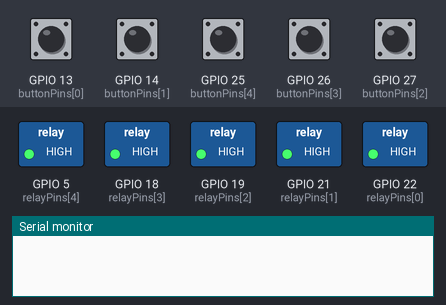
This program was run on a simulated ESP32. Parts: switched loads named in the program (green lamp = pin HIGH), the last lines printed to the serial monitor. The test bench sets the inputs (shaded band); at power-on: GPIO 13 (buttonPins[0]), GPIO 14 (buttonPins[1]), GPIO 25 (buttonPins[4]), GPIO 26 (buttonPins[3]), GPIO 27 (buttonPins[2]) HIGH.

Above: at 1.2 s.
1.3 s: GPIO 13 (buttonPins[0]) pulled LOW for 0.15 s
At 2.3 s:
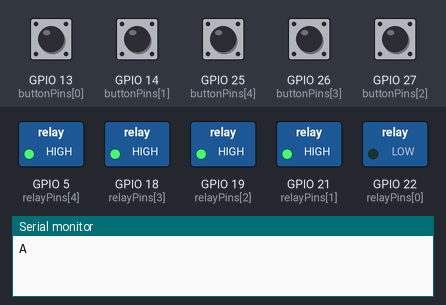
2.9 s: GPIO 14 (buttonPins[1]) pulled LOW for 0.15 s
At 3.5 s:
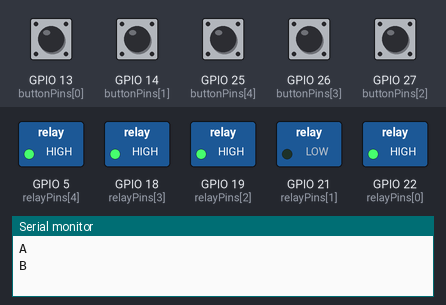
4.5 s: GPIO 25 (buttonPins[4]) pulled LOW for 0.15 s
At 5.7 s:
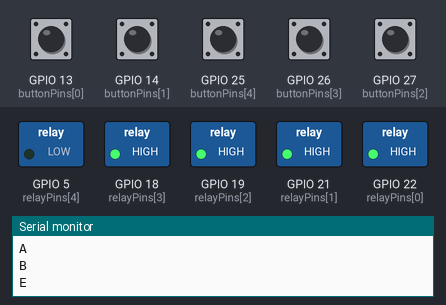
6.1 s: GPIO 26 (buttonPins[3]) pulled LOW for 0.15 s
At 7.1 s:
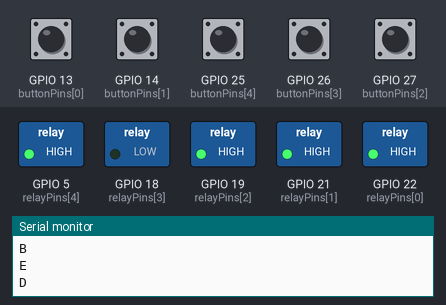
7.7 s: GPIO 27 (buttonPins[2]) pulled LOW for 0.15 s
At 8.4 s:
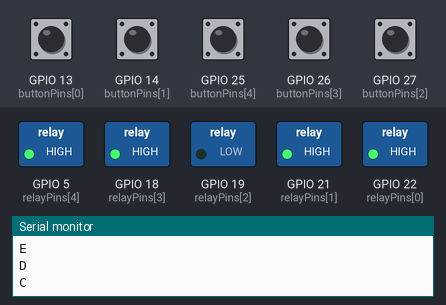
9.3 s: GPIO 25 (buttonPins[4]) pulled LOW for 1 s
At 9.6 s:
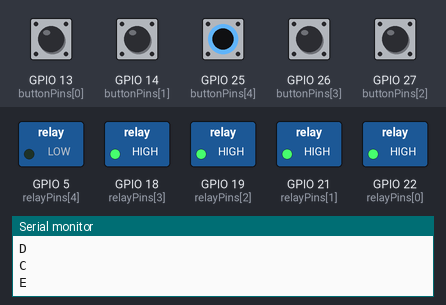
Timing chart, 0 to 12.3 s (numbered marks = the images above; inputs shaded):
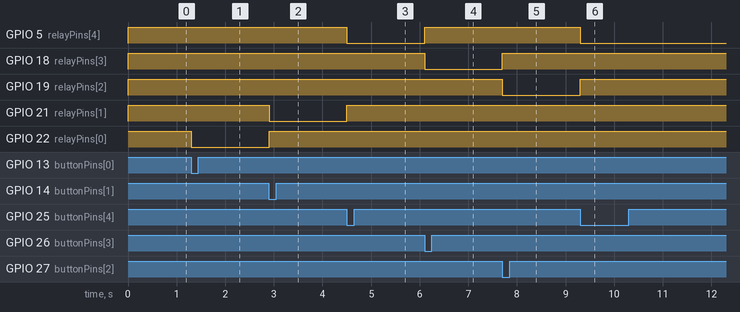

The program:

main.cpp
```cpp
#include <Arduino.h>

#define DEBUG 0

#define DEBOUNCE_DELAY 500

const int buttonPins[5] = {13, 14, 27, 26, 25};
const int relayPins[5]  = {22, 21, 19, 18, 5 };

bool ledStatus[5] = {0,0,0,0,0};
uint8_t currentSwitch = 0;
uint32_t lastUpdateMillis = 0;


void checkSwitch (){
  for (int i=0; i<5; i++){
    if (i != currentSwitch){ digitalWrite(relayPins[i], HIGH); }
    if (digitalRead(buttonPins[i]) == LOW){
      if (millis() - lastUpdateMillis < DEBOUNCE_DELAY) { return; }
      currentSwitch = i;
      digitalWrite(relayPins[i], LOW);
      char command = 'A' + i;
      Serial.println();
      Serial.println(command);
      lastUpdateMillis = millis();
      if (DEBUG) { Serial.println("Switch " + String(i) + " is pressed"); }
    }
  }
}

void debugSwitch (){
  for(int i = 0; i <5; i++){
      Serial.print("Button "+ String(i) + " : " + String(digitalRead(buttonPins[i])) + "\t");
  } Serial.println();
}

void io_int(){
  for (int i = 0; i < 5; i++) {
    pinMode(buttonPins[i], INPUT_PULLUP);
    pinMode(relayPins[i], OUTPUT);
    digitalWrite(relayPins[i], HIGH);
  }
}

void setup() {
  Serial.begin(9600);
  io_int();
}

void loop() {
  checkSwitch();
  if (DEBUG) { debugSwitch(); }
}
```

Measured:
- after the input at 1.3 s, GPIO 22 (relayPins[0]): HIGH → LOW at once
- after the input at 2.9 s, GPIO 21 (relayPins[1]): HIGH → LOW at once; GPIO 22 (relayPins[0]): LOW → HIGH at once
- after the input at 4.5 s, GPIO 5 (relayPins[4]): HIGH → LOW at once; GPIO 21 (relayPins[1]): LOW → HIGH at once
- after the input at 6.1 s, GPIO 5 (relayPins[4]): LOW → HIGH at once; GPIO 18 (relayPins[3]): HIGH → LOW at once
- after the input at 7.7 s, GPIO 18 (relayPins[3]): LOW → HIGH at once; GPIO 19 (relayPins[2]): HIGH → LOW at once
- after the input at 9.3 s, GPIO 5 (relayPins[4]): HIGH → LOW at once; GPIO 19 (relayPins[2]): LOW → HIGH at once
